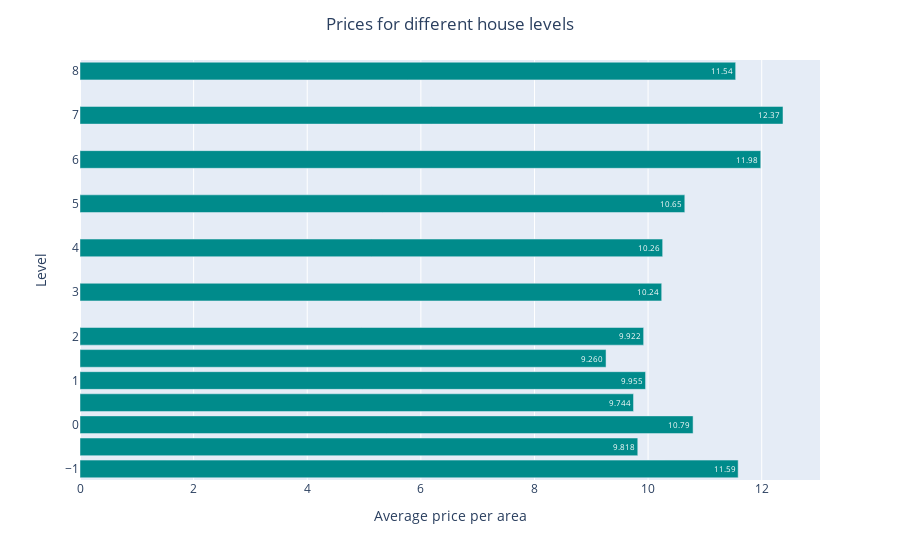

The notebook cell saved with this chart:
### Code cell
df = df_full[(df_full['extraction_date'] == "2023-06-05") & (df_full['level_length'] > 0)].groupby('max_level').aggregate({'price_per_area': ['mean', 'count']}).reset_index()
df.columns = ['max_level', 'price_per_area', 'count']

fig_levels = px.bar(df, x='price_per_area', y='max_level', orientation='h', hover_data='count')

fig_levels.update_traces(marker_color='darkcyan')
fig_levels.update_traces(text=df['price_per_area'], textposition='auto', texttemplate='%{text:.4s}')
fig_levels.update_layout(
    xaxis_title='Average price per area',
    yaxis_title='Level',
    title='Prices for different house levels',
    title_x=0.5
)

fig_levels.show()

### Figure 1 — Plotly figure (JSON) as saved in the notebook; plotly's stock layout.template omitted (floating-point values rounded to 4 significant figures)
{"data": [{"alignmentgroup": "True", "customdata": [[32], [148], [585], [452], [1252], [7], [988], [751], [589], [423], [120], [50], [19]], "hovertemplate": "price_per_area=%{x}<br>max_level=%{y}<br>count=%{customdata[0]}<extra></extra>", "legendgroup": "", "marker": {"color": "darkcyan", "pattern": {"shape": ""}}, "name": "", "offsetgroup": "", "orientation": "h", "showlegend": false, "text": [11.59, 9.818, 10.79, 9.744, 9.955, 9.26, 9.922, 10.24, 10.26, 10.65, 11.98, 12.37, 11.54], "textposition": "auto", "texttemplate": "%{text:.4s}", "type": "bar", "x": [11.59, 9.818, 10.79, 9.744, 9.955, 9.26, 9.922, 10.24, 10.26, 10.65, 11.98, 12.37, 11.54], "xaxis": "x", "y": [-1, -0.5, 0, 0.5, 1, 1.5, 2, 3, 4, 5, 6, 7, 8], "yaxis": "y"}], "layout": {"barmode": "relative", "legend": {"tracegroupgap": 0}, "margin": {"t": 60}, "title": {"text": "Prices for different house levels", "x": 0.5}, "xaxis": {"anchor": "y", "domain": [0, 1], "title": {"text": "Average price per area"}}, "yaxis": {"anchor": "x", "domain": [0, 1], "title": {"text": "Level"}}}}
